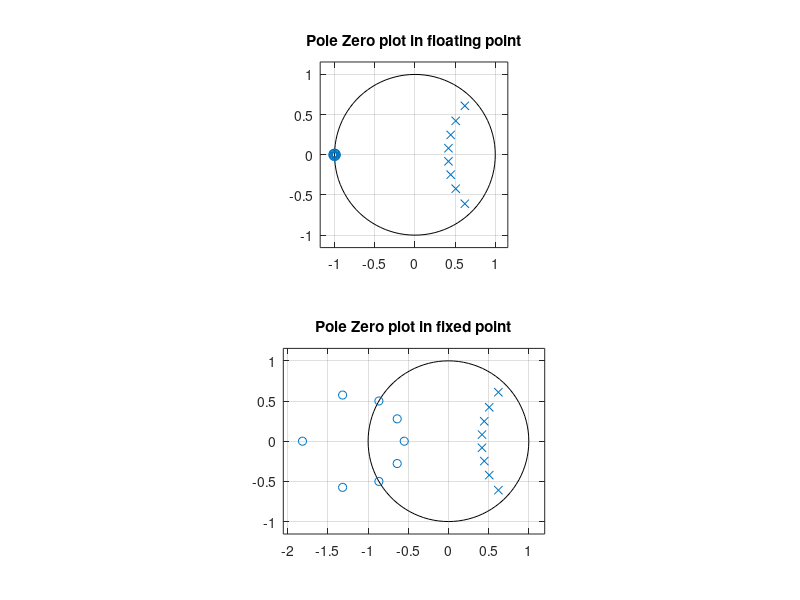
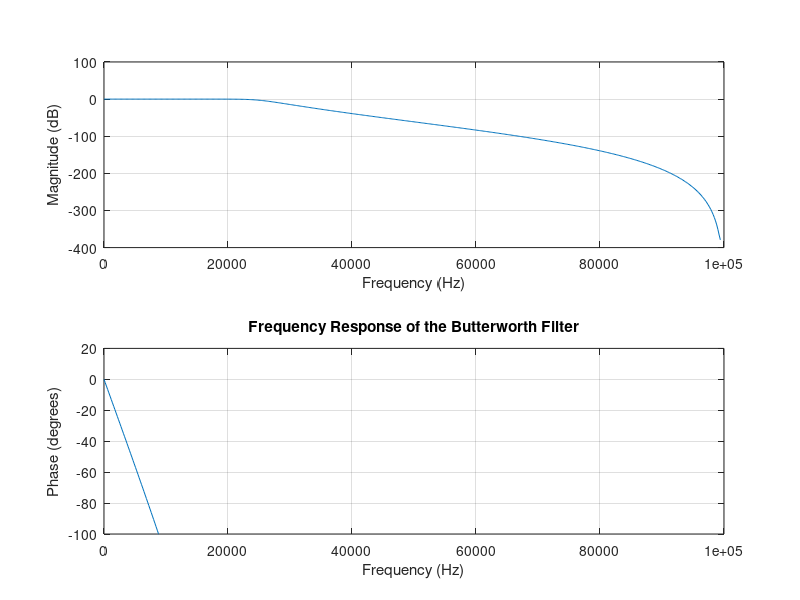

Here is the MATLAB script that generated these plots, in order: (Note: this script raises an error after producing the figures.)
clc
fc = 25000;
fs = 200000;

[b,a] = butter(8,fc/(fs/2),"low")

scale_bits = 20;
b_fixed = round(b * 2^scale_bits) 
a_fixed = round(a * 2^scale_bits)

figure
subplot(2,1,1)
zplane(b,a)
title('Pole Zero plot in floating point');
subplot(2,1,2)
zplane(b_fixed,a_fixed)
title('Pole Zero plot in fixed point');
%%
figure;
subplot(2,1,1)
freqz(b,a,[],fs)
ylim([-100 20]);

title('Frequency Response of the Butterworth Filter');

%%
Ts=1/fs;
n=0:999;
t=n*Ts;
x=1*sin(2*pi*150*t)+0.1*sin(2*pi*60000*t);
Vref = 3.3;

xq = (x / (Vref/2)) * (2^scale_bits);
xq_int = round(xq);
fid = fopen('input_signal.txt','w');
fprintf(fid,"%d\n",xq_int);
fclose(fid);

%%

[audioSignal,  originalFs] = audioread('E:\OneDrive - BUET\4-2\VLSI\IIR\scream.wav');
audioSignal = audioSignal(:, 1); 
if originalFs ~= fs
    audioSignal = resample(audioSignal, fs, originalFs);
end %audioread already normalized audio signal value

quantizedSignal = round(audioSignal * 2^scale_bits);
dlmwrite('input_signal.txt', quantizedSignal, 'delimiter', '\n', 'precision', '%.0f');

%%

% Load the quantized signal (from your previous step)
quantizedSignal = dlmread('input_signal.txt'); 

% Load the simulation results (output from the filter)
simResults = dlmread('filtered_signal.txt');  

% Time vector for plotting with respect to time
N = length(quantizedSignal);  % Number of samples
time = (0:N-1) / fs;          % Time vector

% Plot the signals with respect to time in a new figure
figure;
subplot(2, 1, 1);  
plot(time, quantizedSignal);
title('Quantized Input Signal (Time Domain)');
xlabel('Time (seconds)');
ylabel('Amplitude');
grid on;

subplot(2, 1, 2); 
plot(time, simResults);
title('Filtered Results (Time Domain)');
xlabel('Time (seconds)');
ylabel('Amplitude');
grid on;

%%

figure;
subplot(2, 1, 1);
[pxx_input, f_input] = pwelch(quantizedSignal, [], [], [], fs);
semilogx(f_input, 10*log10(pxx_input));
title('Power Spectral Density - Input Signal');
xlabel('Frequency (Hz)');
ylabel('Power/Frequency (dB/Hz)');
grid on;
xlim([1 fs]);

subplot(2, 1, 2);
[pxx_output, f_output] = pwelch(simResults, [], [], [], fs);
semilogx(f_output, 10*log10(pxx_output));
title('Power Spectral Density - Filtered Signal');
xlabel('Frequency (Hz)');
ylabel('Power/Frequency (dB/Hz)');
grid on;
xlim([1 fs]);

%%

fid = fopen('input_signal.txt', 'r');
line_count = 0;
while ~feof(fid)
    line = fgetl(fid);
    if ischar(line)
        line_count = line_count + 1;
    end
end
fclose(fid);
fprintf('Input file has %d lines\n', line_count);

%%

fid = fopen('input_signal.txt', 'r');
data = textscan(fid, '%s');
fclose(fid);
total_lines = length(data{1});
fprintf('Total lines in file: %d\n', total_lines);
if total_lines >= 5969
    fprintf('Line 5969: %s\n', data{1}{5969});
else
    fprintf('File only has %d lines\n', total_lines);
end